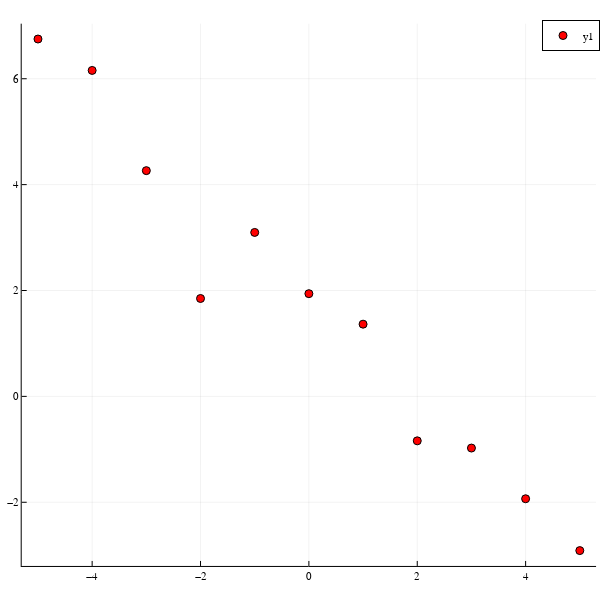

Notebook code cell kept with this figure:
### Code cell
scatter(xs, ys, color=:red, size=(600, 600))

### Figure 1 — Plotly figure (JSON) as saved in the notebook; plotly's stock layout.template omitted (floating-point values rounded to 4 significant figures)
{"data": [{"colorbar": {"title": {"text": ""}}, "legendgroup": "y1", "marker": {"color": "rgba(255, 0, 0, 1.000)", "line": {"color": "rgba(0, 0, 0, 1)", "width": 1}, "size": 8, "symbol": "circle"}, "mode": "markers", "name": "y1", "showlegend": true, "type": "scatter", "x": [-5, -4, -3, -2, -1, 0, 1, 2, 3, 4, 5], "xaxis": "x", "y": [6.75, 6.157, 4.264, 1.849, 3.097, 1.94, 1.364, -0.8396, -0.976, -1.934, -2.913], "yaxis": "y", "zmax": null, "zmin": null}], "layout": {"annotations": [], "height": 600, "legend": {"bgcolor": "rgba(255, 255, 255, 1.000)", "bordercolor": "rgba(0, 0, 0, 1)", "borderwidth": 1, "font": {"color": "rgba(0, 0, 0, 1)", "family": "sans-serif", "size": 11}, "title": {"font": {"color": "rgba(0, 0, 0, 1)", "family": "sans-serif", "size": 15}, "text": ""}, "tracegroupgap": 0, "traceorder": "normal", "x": 1, "xanchor": "auto", "y": 1, "yanchor": "auto"}, "margin": {"b": 20, "l": 0, "r": 0, "t": 20}, "paper_bgcolor": "rgba(255, 255, 255, 1.000)", "plot_bgcolor": "rgba(255, 255, 255, 1.000)", "showlegend": true, "width": 600, "xaxis": {"anchor": "y", "domain": [0.03619, 0.9934], "gridcolor": "rgba(0, 0, 0, 0.1)", "gridwidth": 0.5, "linecolor": "rgba(0, 0, 0, 1)", "mirror": false, "range": [-5.3, 5.3], "showgrid": true, "showline": true, "showticklabels": true, "tickangle": 0, "tickcolor": "rgb(0, 0, 0)", "tickfont": {"color": "rgba(0, 0, 0, 1)", "family": "sans-serif", "size": 11}, "tickmode": "array", "ticks": "inside", "ticktext": ["−4", "−2", "0", "2", "4"], "tickvals": [-4, -2, 0, 2, 4], "title": {"font": {"color": "rgba(0, 0, 0, 1)", "family": "sans-serif", "size": 15}, "text": ""}, "type": "linear", "visible": true, "zeroline": false, "zerolinecolor": "rgba(0, 0, 0, 1)"}, "yaxis": {"anchor": "x", "domain": [0.02508, 0.9934], "gridcolor": "rgba(0, 0, 0, 0.1)", "gridwidth": 0.5, "linecolor": "rgba(0, 0, 0, 1)", "mirror": false, "range": [-3.203, 7.04], "showgrid": true, "showline": true, "showticklabels": true, "tickangle": 0, "tickcolor": "rgb(0, 0, 0)", "tickfont": {"color": "rgba(0, 0, 0, 1)", "family": "sans-serif", "size": 11}, "tickmode": "array", "ticks": "inside", "ticktext": ["−2", "0", "2", "4", "6"], "tickvals": [-2, 0, 2, 4, 6], "title": {"font": {"color": "rgba(0, 0, 0, 1)", "family": "sans-serif", "size": 15}, "text": ""}, "type": "linear", "visible": true, "zeroline": false, "zerolinecolor": "rgba(0, 0, 0, 1)"}}}
